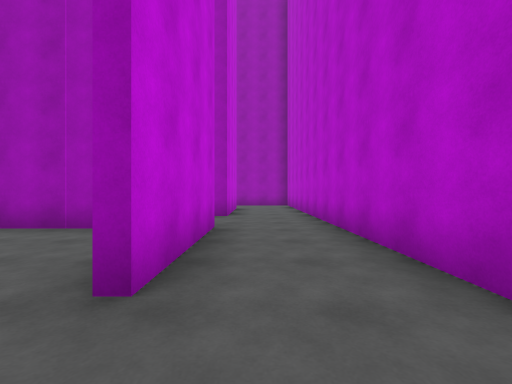
[1] (above)

24 first-person views from a walk through a scene from a Unity 3-D project. The camera is 1.3 m above the floor, looks level and sees 90° across. The floor is counted in squares, 2 m on a side. Each view is taken from the middle of a square. On the plan, view 1 faces up. The plan holds only what a view shows up to about 9 squares ahead; the rest is blank. The place goes on beyond the plan. The player character is not drawn. Surface patterns are stand-ins for the level's own textures.

[2]
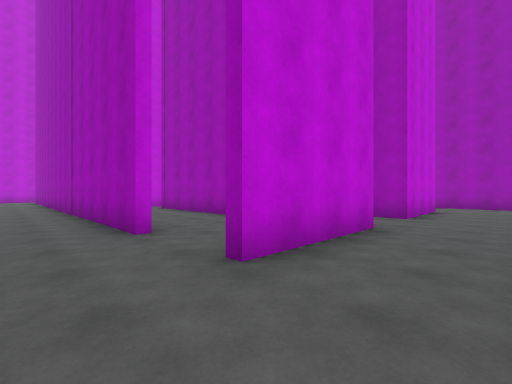

[3]
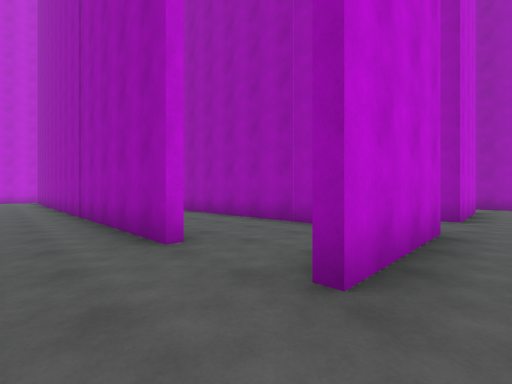

[4]
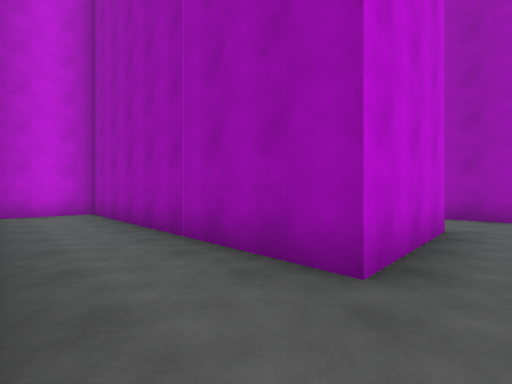

[5]
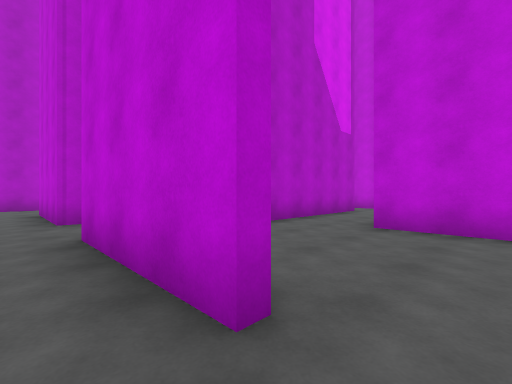

[6]
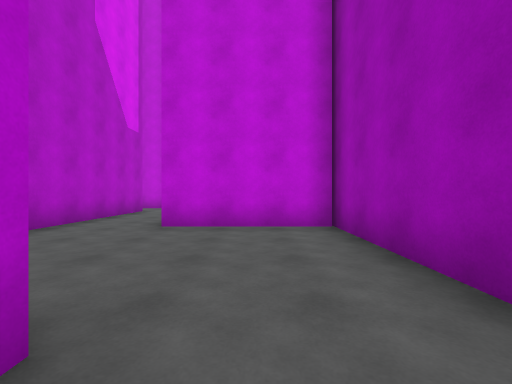

[7]
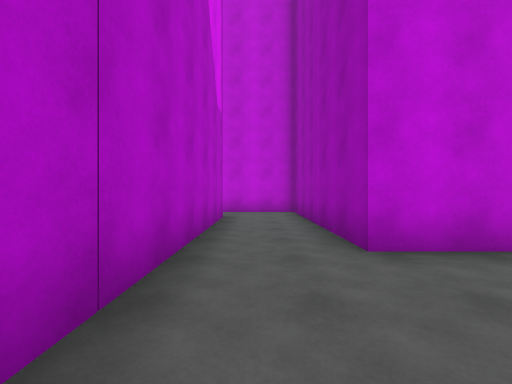

[8]
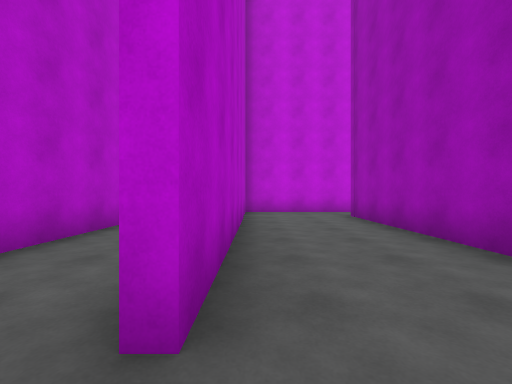

[9]
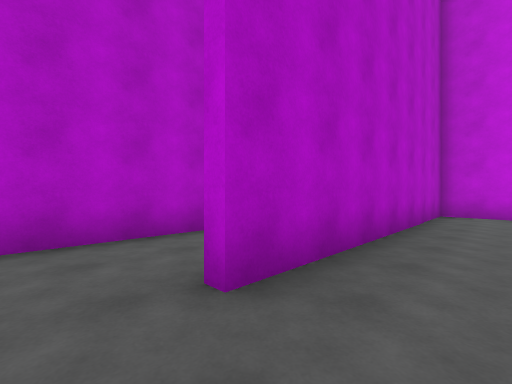

[10]
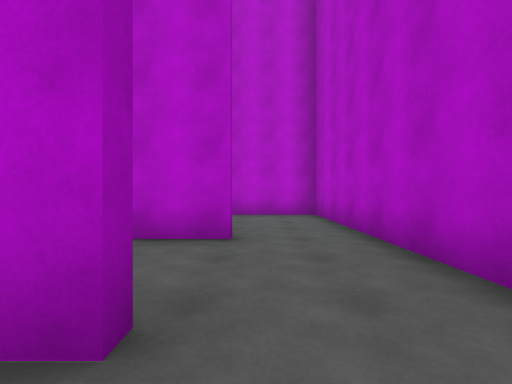

[11]
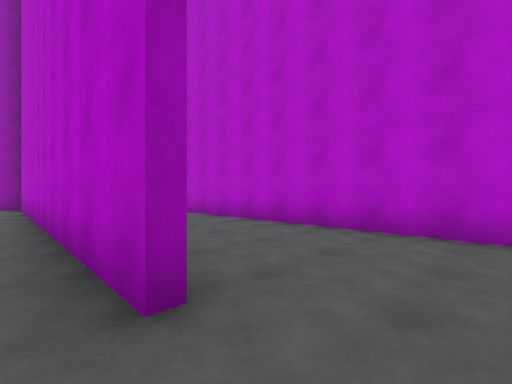

[12]
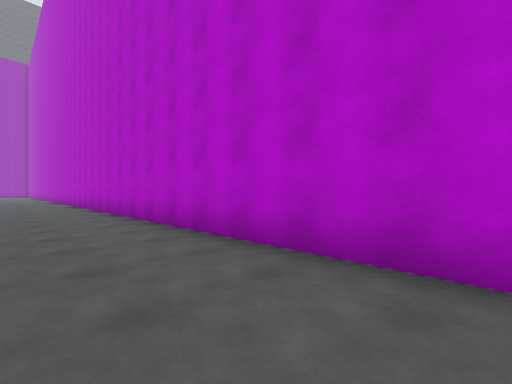

[13]
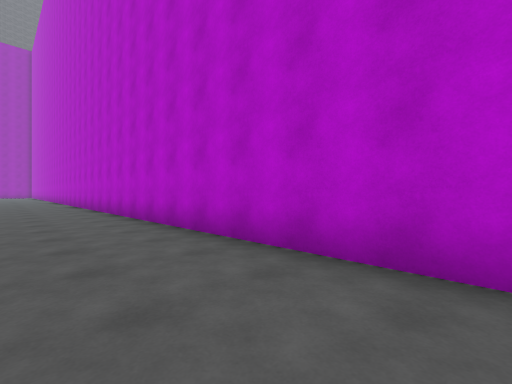

[14]
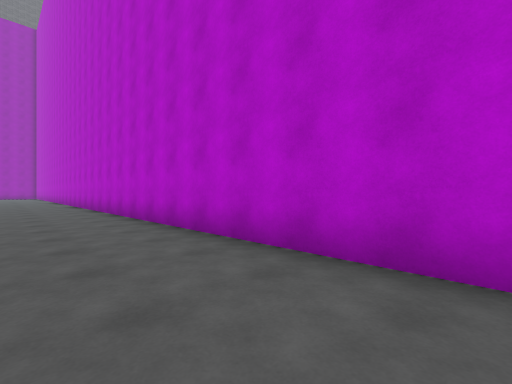

[15]
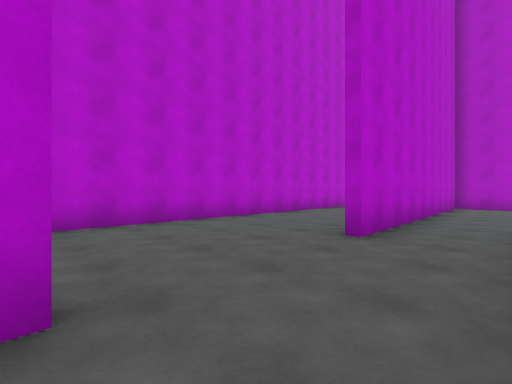

[16]
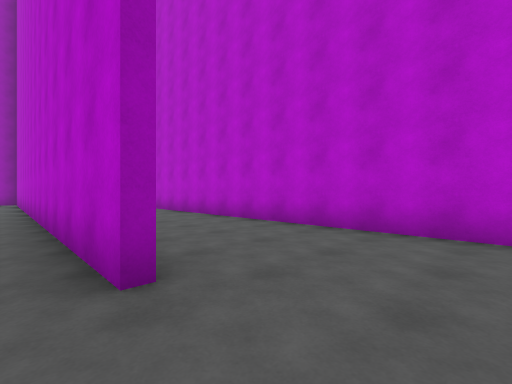

[17]
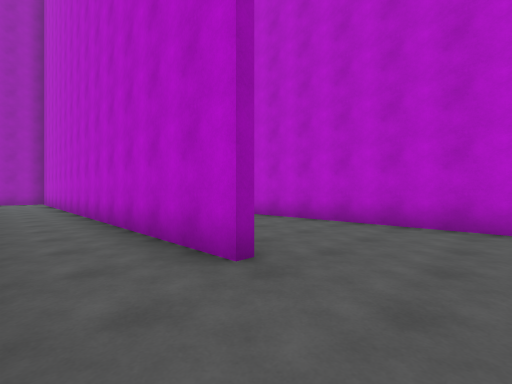

[18]
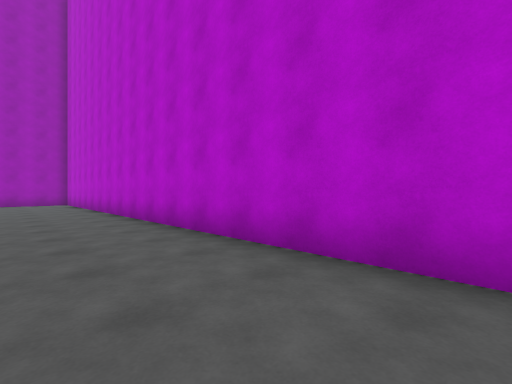

[19]
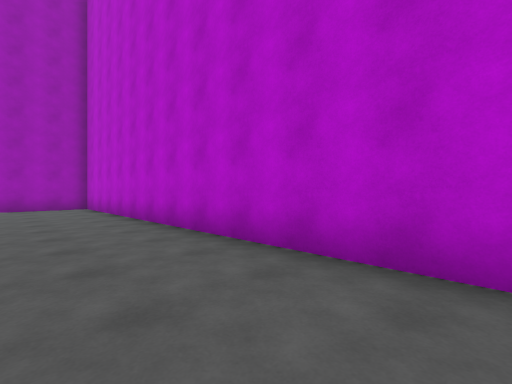

[20]
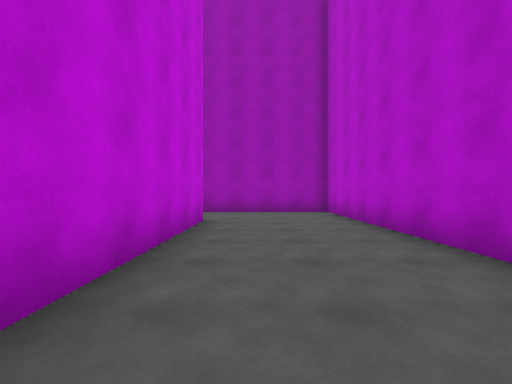

[21]
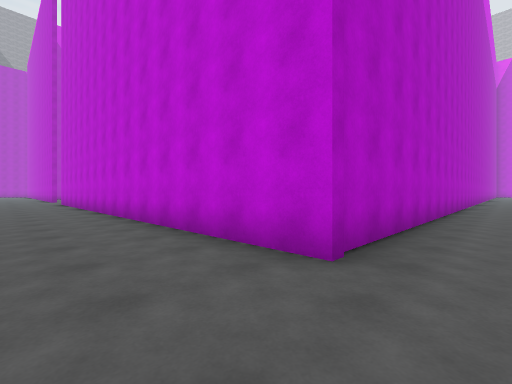

[22]
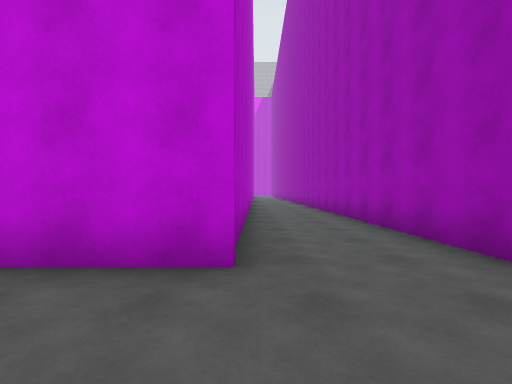

[23]
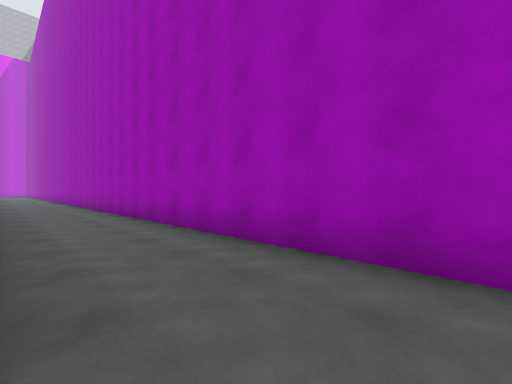

[24]
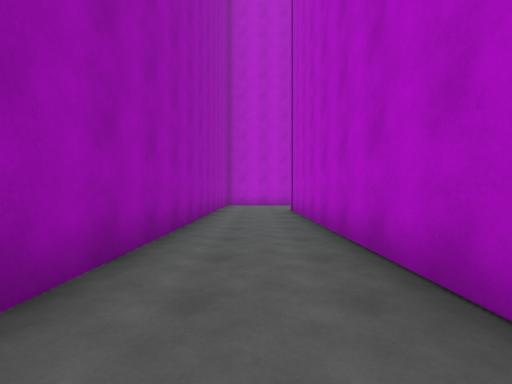

### Floor plan
Key: @ floor where view 1 was taken; # wall or solid block; . floor.
Columns run from 11 left of view 1 to 5 right of it. Each row starts with its distance up from view 1.
 42     #############
 41    .............#
 40    ###########..#
 39              #..#
 38              #..#
 37              #..#
 36              #..#
 35            ..#..#
 34            ..#..#
 33            ..#..#
 32            ..#..#
 31            ..#..#
 30            ..#..#
 29            ..#..#
 28            ..#..#
 27            ..#..#
 26            ..#..#
 25            ..#..#
 24            .....#
 23            .....#
 22            .....#
 21            ..#..#
 20            ..#..#
 19            ..#..#
 18            ..#..#
 17            ..#..#
 16            ..#..#
 15            ..#..#
 14            ..#..#
 13            . #..#
 12       ########..#
 11       #......#..#
 10       #...#..#..#
  9 #######...#..#..#
  8 #.........#..#..#
  7 ###########..#..#
  6  ##..........#..#
  5  ##########..#..#
  4  #........#..#..#
  3  #........#..#..#
  2  #.....#..#..#..#
  1 ########........#
  0 ...........@....#
 -1     #############

Where each view was taken, in squares from view 1:
view 1: 0 up, 0 right, facing up
view 2: 0 up, 1 right, facing up-left
view 3: 0 up, 0 right, facing up-left
view 4: 5 up, 0 right, facing up-left
view 5: 11 up, 0 right, facing down-left
view 6: 11 up, 0 right, facing left
view 7: 8 up, 2 left, facing left
view 8: 2 up, 2 left, facing left
view 9: 3 up, 2 left, facing down-left
view 10: 1 up, 2 left, facing right
view 11: 0 up, 1 right, facing up-right
view 12: 3 up, 3 right, facing up-right
view 13: 7 up, 3 right, facing up-right
view 14: 12 up, 3 right, facing up-right
view 15: 25 up, 0 right, facing down-right
view 16: 23 up, 1 right, facing up-right
view 17: 23 up, 0 right, facing up-right
view 18: 27 up, 3 right, facing up-right
view 19: 31 up, 3 right, facing up-right
view 20: 34 up, 3 right, facing up
view 21: 41 up, 4 right, facing down-left
view 22: 40 up, 4 right, facing left
view 23: 40 up, 3 right, facing up-left
view 24: 41 up, 7 left, facing right
